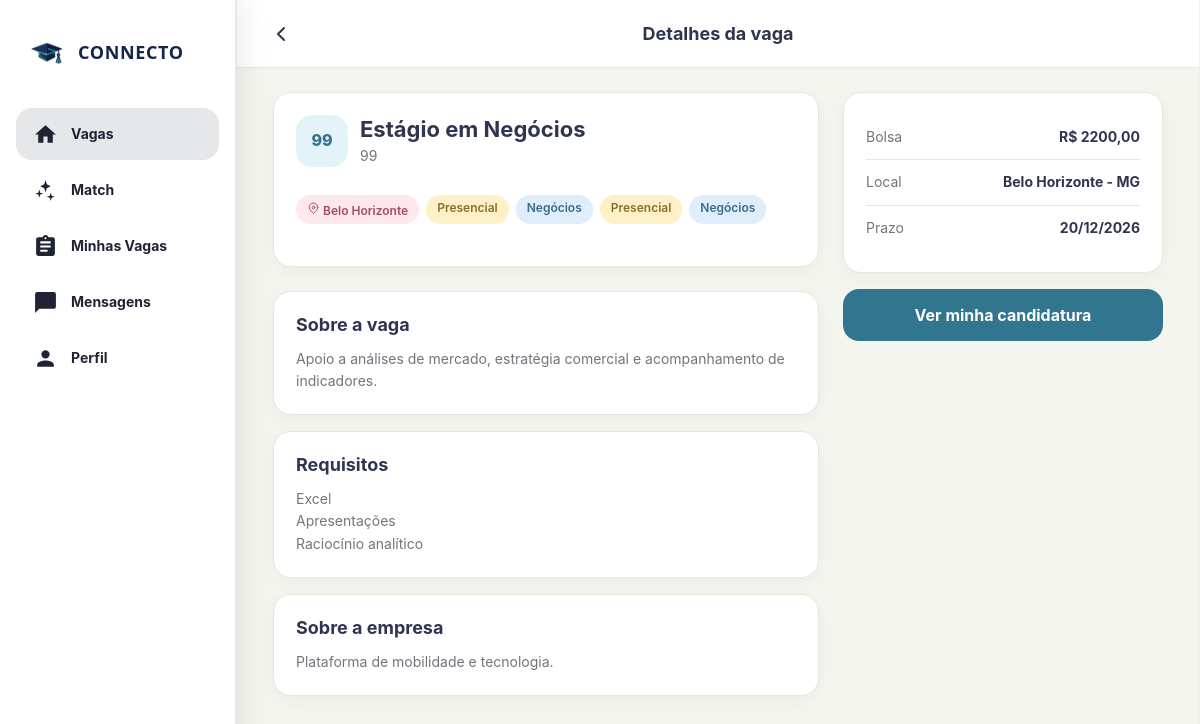
/vaga/ (signed in), run on the app's committed database.
### connectoapp/models.py (models this page shows, shortened)
class Oportunidade(models.Model):
    MODALIDADES = [
        ("Presencial", "Presencial"),
        ("Híbrido", "Híbrido"),
        ("Remoto", "Remoto"),
    ]
    titulo = models.CharField(max_length=120)
    descricao = models.TextField()
    instituicao = models.CharField(max_length=100, blank=True)
    prazo = models.DateField(null=True, blank=True)
    empresa = models.ForeignKey(
        Empresa,
        on_delete=models.CASCADE,
        related_name="oportunidades",
    )
    cidade = models.CharField(max_length=100, blank=True)
    local = models.CharField(max_length=150, blank=True)
    modalidade = models.CharField(
        max_length=20,
        choices=MODALIDADES,
        default="Presencial",
    )
    area = models.CharField(max_length=100, blank=True)
    bolsa = models.DecimalField(max_digits=10, decimal_places=2, null=True, blank=True)
    requisitos = models.TextField(blank=True, help_text="Um requisito por linha")
    ativa = models.BooleanField(default=True)
    publicada_em = models.DateTimeField(auto_now_add=True)
    class Meta:
        ordering = ["-publicada_em", "-id"]

class Empresa(models.Model):
    usuario = models.OneToOneField(
        settings.AUTH_USER_MODEL,
        on_delete=models.CASCADE,
        related_name="empresa",
        null=True,
        blank=True
    )
    nome = models.CharField(max_length=100)
    email = models.EmailField()
    descricao = models.TextField(blank=True)

### connectoapp/views.py (the view)
# urls.py: path("vaga/", views.visualizacao_vaga, name="visualizacao_vaga"),
@login_required
def visualizacao_vaga(request, vaga_id=None):
    if vaga_id is None:
        vaga = Oportunidade.objects.filter(ativa=True).select_related("empresa").first()
        if vaga is None:
            raise Http404("Vaga não encontrada")
    else:
        vaga = get_object_or_404(
            Oportunidade.objects.select_related("empresa"),
            pk=vaga_id,
            ativa=True,
        )
    ja_candidatado = Candidatura.objects.filter(
        usuario=request.user,
        oportunidade=vaga,
    ).exists()
    return render(
        request,
        "visualizacao_vaga.html",
        {"vaga": vaga, "vaga_id": vaga.id, "ja_candidatado": ja_candidatado},
    )

### template/visualizacao_vaga.html (shortened to what this page needs)
{% load static %}
{% load i18n %}
<!DOCTYPE html>
<html lang="pt-BR">
<head>
    <link rel="stylesheet" href="{% static 'connecto_ui.css' %}">
    <link rel="stylesheet" href="{% static 'visualizacao_vaga.css' %}">
    {% include 'includes/tema_head.html' %}
</head>
<body class="connecto-page job-detail-page">
<div class="app-shell">
    <header class="vaga-header">
        <a href="{% url 'home' %}" class="back-button" aria-label="{% trans 'Voltar para vagas' %}">
            <svg width="24" height="24" viewBox="0 0 24 24" fill="none" stroke="currentColor" stroke-width="2" stroke-linecap="round" stroke-linejoin="round" aria-hidden="true">
                <path d="m15 18-6-6 6-6"></path>
            </svg>
        </a>
        <h1>{% trans "Detalhes da vaga" %}</h1>
    </header>
    <main class="vaga-page">
        <section class="vaga-card">
            <div class="vaga-company-row">
                <div class="empresa-avatar">
                    {{ vaga.empresa.nome|slice:":2"|upper }}
                </div>
                <div class="vaga-heading">
                    <h2>{{ vaga.titulo }}</h2>
                    <p>{{ vaga.empresa.nome }}</p>
                </div>
            </div>
            <div class="vaga-tags">
                {% if vaga.cidade %}
                <span class="vaga-tag location">
                    <svg width="13" height="13" viewBox="0 0 24 24" fill="none" stroke="currentColor" stroke-width="1.8" stroke-linecap="round" stroke-linejoin="round" aria-hidden="true">
                        <path d="M20 10c0 5-8 11-8 11S4 15 4 10a8 8 0 1 1 16 0Z"></path>
                        <circle cx="12" cy="10" r="2.5"></circle>
                    </svg>
                    <span>{{ vaga.cidade }}</span>
                </span>
                {% endif %}
                {% if vaga.modalidade %}
                <span class="vaga-tag modalidade">{{ vaga.modalidade }}</span>
                {% endif %}
                {% if vaga.area %}
                <span class="vaga-tag area">{{ vaga.area }}</span>
                <span class="vaga-tag modalidade">
                    {% trans vaga.modalidade %}
                </span>
                {% endif %}
                {% if vaga.area %}
                <span class="vaga-tag area">
                    {% trans vaga.area %}
                </span>
                {% endif %}
            </div>
        </section>
        <div class="vaga-main-column">
            <section class="vaga-section">
                <h3>{% trans "Sobre a vaga" %}</h3>
                <p>{{ vaga.descricao }}</p>
            </section>
            {% if vaga.requisitos %}
            <section class="vaga-section">
                <h3>{% trans "Requisitos" %}</h3>
                <p>{{ vaga.requisitos }}</p>
            </section>
            {% endif %}
            {% if vaga.empresa.descricao %}
            <section class="vaga-section">
                <h3>{% trans "Sobre a empresa" %}</h3>
                <p>{{ vaga.empresa.descricao }}</p>
            </section>
            {% endif %}
        </div>
        <aside class="vaga-side-column">
            <section class="vaga-side-card">
                {% if vaga.bolsa %}
                <div class="vaga-info-row">
                    <span>{% trans "Bolsa" %}</span>
                    <strong>R$ {{ vaga.bolsa }}</strong>
                </div>
                {% endif %}
                {% if vaga.local %}
                <div class="vaga-info-row">
                    <span>{% trans "Local" %}</span>
                    <strong>{{ vaga.local }}</strong>
                </div>
                {% endif %}
                {% if vaga.prazo %}
                <div class="vaga-info-row">
                    <span>{% trans "Prazo" %}</span>
                    <strong>{{ vaga.prazo|date:"d/m/Y" }}</strong>
                </div>
                {% endif %}
            </section>
            <section class="vaga-action">
                {% if ja_candidatado %}
                <a href="{% url 'candidaturas' %}" class="candidatar-button candidatura-existente">
                    {% trans "Ver minha candidatura" %}
                </a>
                {% endif %}
            </section>
        </aside>
    </main>
    {% include 'includes/bottom_nav.html' with pagina_ativa='home' %}
</div>
</body>
</html>

### static/connecto_ui.css (style rules this page uses)
:root { --connecto-bg: #f5f5ef; --connecto-surface: #ffffff; --connecto-navy: #30354f; --connecto-text: #262a3e; --connecto-muted: #73757d; --connecto-line: #e8e7df; --connecto-cyan: #1596b7; --connecto-cyan-soft: #e4f4f8; --connecto-green: #3fa36b; --connecto-green-soft: #e7f3eb; --connecto-red: #d76264; --connecto-red-soft: #f9e8e7; --connecto-amber: #d89a28; --connecto-amber-soft: #fbf1de; --connecto-nav-active: #e6e7e8; --connecto-shadow: 0 8px 22px rgba(37, 40, 51, .08); --connecto-nav-height: 72px; --connecto-nav-gap: 10px; --connecto-mobile-width: 460px; --connecto-text-xs: 11px; --connecto-text-sm: clamp(11px, 1vw, 12px); --connecto-text-meta: clamp(12px, 1.1vw, 13px); --connecto-text-md: clamp(13px, 1.2vw, 14px); --connecto-text-base: clamp(14px, 1.3vw, 15px); --connecto-text-lg: clamp(15px, 1.4vw, 16px); --connecto-text-xl: clamp(17px, 1.6vw, 18px); --connecto-text-2xl: clamp(19px, 2vw, 22px); --connecto-text-3xl: clamp(22px, 2.6vw, 26px); --connecto-text-page: clamp(28px, 4vw, 36px); --connecto-line-tight: 1.15; --connecto-line-title: 1.2; --connecto-line-body: 1.45; --connecto-space-xs: 4px; --connecto-space-sm: 8px; --connecto-space-md: 12px; --connecto-space-base: 16px; --connecto-space-lg: 20px; --connecto-space-xl: 24px; --connecto-space-2xl: 32px; --connecto-page-gutter: clamp(12px, 3vw, 24px); --connecto-section-gap: clamp(16px, 3vw, 28px); --connecto-card-gap: clamp(10px, 2vw, 16px); --connecto-card-padding: clamp(14px, 2.5vw, 22px); --connecto-radius-sm: 12px; --connecto-radius-md: 16px; --connecto-radius-lg: 18px; --connecto-radius-xl: 24px; --connecto-radius-pill: 999px; }
* { box-sizing: border-box; }
html { min-height: 100%; background: var(--connecto-bg); }
body.connecto-page { min-height: 100dvh; margin: 0; overflow-x: hidden; background: var(--connecto-bg); color: var( --tema-ink, var(--connecto-navy) ); font-family: -apple-system, BlinkMacSystemFont, "Segoe UI", Roboto, Helvetica, Arial, sans-serif; font-size: var(--connecto-text-base); line-height: var(--connecto-line-body); -webkit-font-smoothing: antialiased; text-rendering: optimizeLegibility; padding-bottom: calc( var(--connecto-nav-height) + 28px + env(safe-area-inset-bottom) ); }
button, input, textarea, select, a { font: inherit; }
button, a { -webkit-tap-highlight-color: transparent; }
.app-shell, .standard-shell { width: min( 100%, var(--connecto-mobile-width) ); margin: 0 auto; }
@media (min-width: 700px) { :root { --connecto-nav-gap: 16px; } }
:root { --connecto-rail-width: 84px; --connecto-sidebar-width: 236px; --connecto-side-nav-width: 0px; --connecto-tablet-width: 900px; --connecto-desktop-width: 1180px; --connecto-desktop-gutter: clamp(24px, 3vw, 40px); }
@media (min-width: 700px) { :root { --connecto-side-nav-width: var(--connecto-rail-width); } }
@media (min-width: 700px) { body.connecto-page { padding-left: var(--connecto-rail-width); padding-bottom: 0; } }
@media (min-width: 700px) { .app-shell, .standard-shell { width: min(100%, var(--connecto-tablet-width)); margin: 0 auto; } }
@media (min-width: 1024px) { :root { --connecto-side-nav-width: var(--connecto-sidebar-width); } }
@media (min-width: 1024px) { body.connecto-page { padding-left: var(--connecto-sidebar-width); } }
@media (min-width: 1024px) { .app-shell, .standard-shell { width: min(100%, var(--connecto-desktop-width)); } }
:root { --connecto-nav-surface: rgba(255, 255, 255, .96); --connecto-nav-ink: #202333; --connecto-nav-border: rgba(48, 53, 79, .10); --connecto-nav-hover: rgba(48, 53, 79, .055); --connecto-brand-ink: #13254f; --connecto-brand-font: "Montserrat", "Avenir Next", "Century Gothic", "Segoe UI", sans-serif; --connecto-status-info-fg: #34738c; --connecto-status-warning-fg: #88702a; --connecto-status-purple-bg: #e8e7fa; --connecto-status-purple-fg: #6257a8; --connecto-status-success-bg: #e2f3e8; --connecto-status-success-fg: #397950; --connecto-status-danger-fg: #a34f61; --connecto-status-neutral-bg: #ececef; --connecto-status-neutral-fg: #6f7078; }

### static/tema.css (style rules this page uses)
html[data-theme="light"] { color-scheme: light; }

### data on the page
Oportunidade: empresa.nome "99", titulo "Estágio em Negócios", cidade "Belo Horizonte", modalidade "Presencial", area "Negócios", descricao "Apoio a análises de mercado, estratégia comercial e acompanhamento de indicadores.", requisitos "Excel Apresentações Raciocínio analítico", empresa.descricao "Plataforma de mobilidade e tecnologia.", bolsa "2200,00", local "Belo Horizonte - MG", prazo "20/12/2026"
